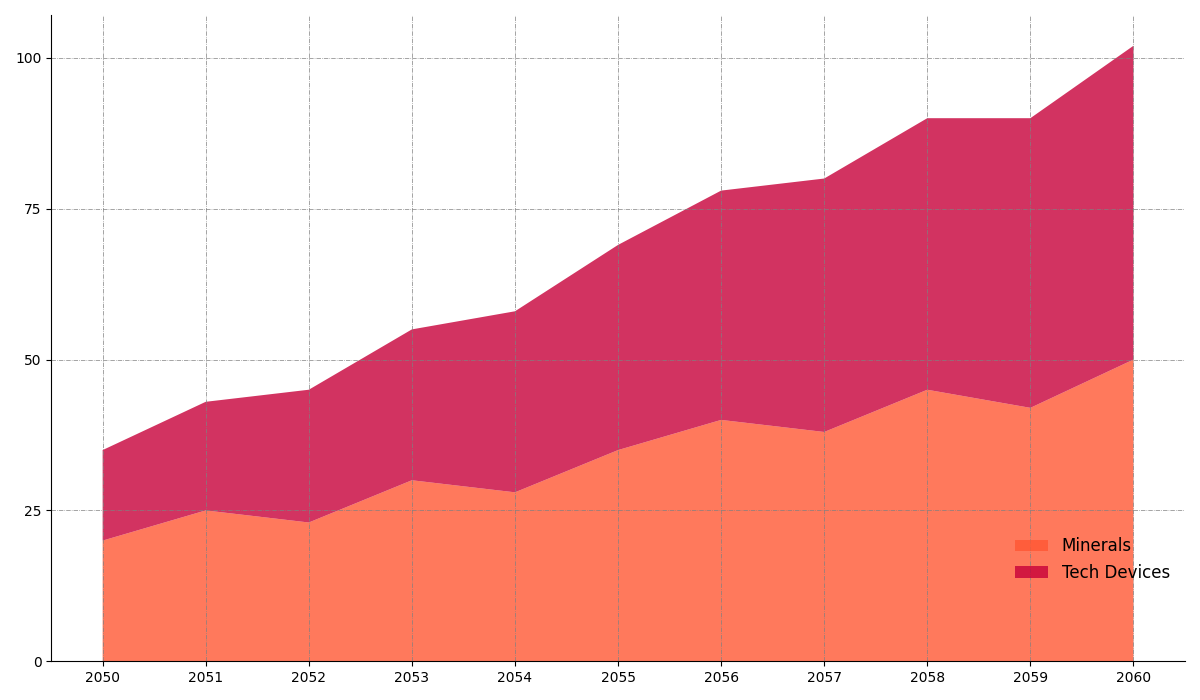

The Python source for this figure:
import matplotlib.pyplot as plt
import numpy as np

years = np.arange(2050, 2061)
minerals = [20, 25, 23, 30, 28, 35, 40, 38, 45, 42, 50]
tech_devices = [15, 18, 22, 25, 30, 34, 38, 42, 45, 48, 52]

trade_volumes = np.vstack([minerals, tech_devices])
colors = ['#FF5733', '#C70039']  # Different colors for data groups

fig, ax = plt.subplots(figsize=(12, 7))
ax.stackplot(years, trade_volumes, colors=colors, alpha=0.8)

# Modify legend
ax.legend(['Minerals', 'Tech Devices'], loc='lower right', fontsize=12, bbox_to_anchor=(1, 0.1), frameon=False)
ax.set_xticks(years)
ax.set_yticks(np.arange(0, 101, 25))

# Change grid style
ax.grid(True, linestyle='-.', color='gray', linewidth=0.5)

# Remove the top and right borders (spines)
ax.spines['top'].set_visible(False)
ax.spines['right'].set_visible(False)

plt.tight_layout()
plt.show()
